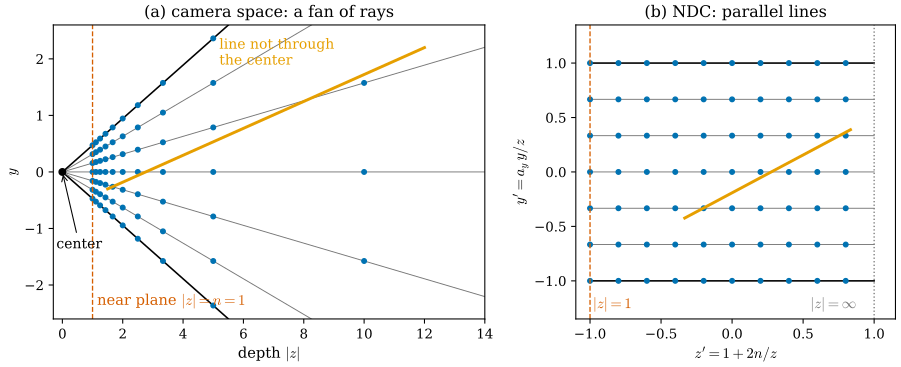

This figure's Python source:
"""Figure 27.2.4: NeRF's NDC map is a projective transformation (Section 27.2).

Camera looking along -z (NeRF / OpenGL convention), image height H = 378 px, focal f = 400 px, near plane n = 1, far
plane at infinity. Shown in the (|z|, y) plane (x = 0).
(a) Camera space: rays from the center through 7 pixel rows (gray fan, frustum edges black), each ray starting at the near
    plane |z| = 1 as NeRF does. Dots: samples at s' = 0, 0.1, ..., 0.9 (uniform in NDC; the paper's t'). Orange: a line segment that does not
    pass through the center, from (|z|, y) = (1.5, -0.3) to (12, 2.2).
(b) NDC: y' = a_y y / z, z' = 1 + 2n/z with a_y = -f/(H/2). The same rays, samples and orange segment.
Self-checks: the image of every ray is a horizontal line (y' constant); the image of the orange segment is a straight
segment; the samples have z' = 2s' - 1.

Run from the project root: ``PYTHONPATH=tools python3 chapters/27-cameras-rays/figures/fig-27-2-4-ndc.py``
"""

import os

os.environ.setdefault("OMP_NUM_THREADS", "4")
os.environ.setdefault("OPENBLAS_NUM_THREADS", "4")

import dgfig

dgfig.setup()

import matplotlib.pyplot as plt
import numpy as np

C = dgfig.COLORS
Hpx, f, n = 378.0, 400.0, 1.0
ay = -f / (Hpx / 2)
half = (Hpx / 2) / f                     # frustum slope |y|/|z|


def ndc(y, z):                           # z < 0
    return ay * y / z, 1 + 2 * n / z


rows = np.linspace(-1, 1, 7) * half
tps = np.arange(0, 1.0, 0.1)
seg0, seg1 = np.array([1.5, -0.3]), np.array([12.0, 2.2])     # (|z|, y)
ss = np.linspace(0, 1, 300)
seg = seg0[None, :] + ss[:, None] * (seg1 - seg0)[None, :]
yp, zp = ndc(seg[:, 1], -seg[:, 0])
A = np.column_stack([zp - zp.mean(), yp - yp.mean()])
assert np.linalg.svd(A, compute_uv=False)[1] < 1e-10
for k in rows:
    zz = -np.linspace(1, 50, 40)
    y1, _ = ndc(k * np.abs(zz), zz)
    assert np.ptp(y1) < 1e-12

fig, (ax, bx) = plt.subplots(1, 2, figsize=(9.6, 4.1), gridspec_kw=dict(width_ratios=[1.35, 1.0]))
ZMAX = 14
for k in rows:
    edge = abs(abs(k) - half) < 1e-12
    ax.plot([0, ZMAX], [0, k * ZMAX], color="k" if edge else C["aux"], lw=1.2 if edge else 0.7)
    zs = n / (1 - tps)                    # |z| of the samples (s' = 1 - n/|z|)
    ax.plot(zs[zs < ZMAX], k * zs[zs < ZMAX], "o", color=C["tangent"], ms=3.5)
    yv, zv = ndc(k * zs, -zs)
    assert np.allclose(zv, 2 * tps - 1)
    bx.plot([-1, 1], [ay * (k * 1) / -1] * 2, color="k" if edge else C["aux"], lw=1.2 if edge else 0.7)
    bx.plot(zv, yv, "o", color=C["tangent"], ms=3.5)
ax.plot(seg[:, 0], seg[:, 1], color=C["accent"], lw=2.2)
bx.plot(zp, yp, color=C["accent"], lw=2.2)
ax.axvline(n, color=C["normal"], lw=1.0, ls="--")
ax.text(n + 0.15, -2.35, r"near plane $|z|=n=1$", fontsize=11, color=C["normal"])
ax.plot(0, 0, "ko", ms=5)
ax.annotate("center", xy=(0, 0), xytext=(-0.2, -1.35), fontsize=10.5,
            arrowprops=dict(arrowstyle="->", color="k", lw=0.8))
ax.text(5.2, 1.9, "line not through\nthe center", fontsize=10.5, color=C["accent"])
ax.set_xlim(-0.3, ZMAX)
ax.set_ylim(-2.6, 2.6)
ax.set_xlabel(r"depth $|z|$")
ax.set_ylabel(r"$y$")
ax.set_title("(a) camera space: a fan of rays", fontsize=12)
bx.axvline(-1, color=C["normal"], lw=1.0, ls="--")
bx.axvline(1, color=C["aux"], lw=1.0, ls=":")
bx.text(0.55, -1.25, r"$|z|=\infty$", fontsize=11, color=C["aux"])
bx.text(-0.98, -1.25, r"$|z|=1$", fontsize=11, color=C["normal"])
bx.set_xlim(-1.1, 1.15)
bx.set_ylim(-1.35, 1.35)
bx.set_xlabel(r"$z'=1+2n/z$")
bx.set_ylabel(r"$y'=a_y\,y/z$")
bx.set_title("(b) NDC: parallel lines", fontsize=12)
fig.tight_layout()
dgfig.save(fig, __file__)
